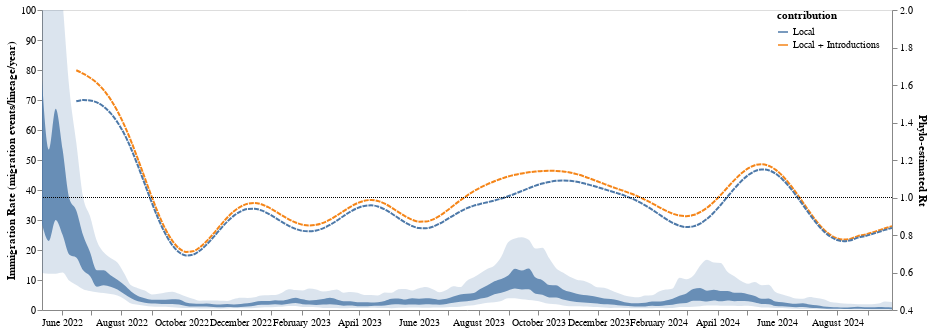

The notebook cell this image was saved under:
### Code cell
alt.layer(mig_plot, line_rt).resolve_scale(y= "independent")
